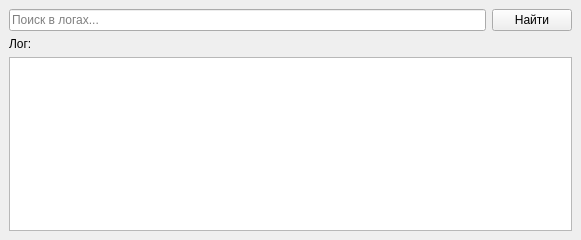
<?xml version="1.0" encoding="UTF-8"?>
<ui version="4.0">
 <class>SearchWidget</class>
 <widget class="QWidget" name="SearchWidget">
  <property name="geometry">
   <rect>
    <x>0</x>
    <y>0</y>
    <width>581</width>
    <height>240</height>
   </rect>
  </property>
  <property name="windowTitle">
   <string>Search</string>
  </property>
  <layout class="QGridLayout" name="gridLayout">
   <property name="leftMargin">
    <number>0</number>
   </property>
   <property name="topMargin">
    <number>0</number>
   </property>
   <property name="rightMargin">
    <number>0</number>
   </property>
   <property name="bottomMargin">
    <number>0</number>
   </property>
   <property name="spacing">
    <number>0</number>
   </property>
   <item row="0" column="0">
    <widget class="QStackedWidget" name="stackedWidget">
     <property name="currentIndex">
      <number>0</number>
     </property>
     <widget class="QWidget" name="logsPage">
      <layout class="QGridLayout" name="gridLayout_3">
       <item row="0" column="0">
        <widget class="QLineEdit" name="lineEdit">
         <property name="placeholderText">
          <string>Поиск в логах...</string>
         </property>
        </widget>
       </item>
       <item row="0" column="1">
        <widget class="QPushButton" name="pushButton">
         <property name="text">
          <string>Найти</string>
         </property>
        </widget>
       </item>
       <item row="1" column="0">
        <widget class="QLabel" name="label_3">
         <property name="text">
          <string>Лог:</string>
         </property>
        </widget>
       </item>
       <item row="2" column="0" colspan="2">
        <widget class="QPlainTextEdit" name="plainTextEdit"/>
       </item>
      </layout>
     </widget>
     <widget class="QWidget" name="emptyPage"/>
    </widget>
   </item>
  </layout>
 </widget>
 <resources/>
 <connections/>
</ui>
